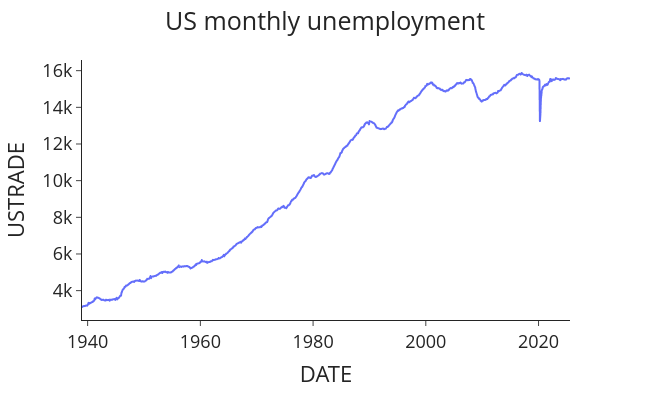

Source (notebook cell):
### Markdown cell above
The next case is one with an additive effect, but we run the code for the box-cox transformation anyway to examine the results and see whether or not the series has a multiplicative effect present.

### Code cell
url = "https://fred.stlouisfed.org/graph/fredgraph.csv?id=USTRADE"
us = pd.read_csv(url)
us['DATE'] = pd.to_datetime(us['observation_date'])
us = us.set_index('DATE')

# Plot the data
fig = px.line(us, x=us.index, y='USTRADE',
              labels=({'#US monthly unemployment': 'USTRADE', 'Month': 'DATE'}))

fig.update_layout(template="simple_white", font=dict(size=18),
                  title_text='US monthly unemployment', width=650, title_x=0.5, height=400)

fig.show()

### Figure 1 — Plotly figure (JSON) as saved in the notebook; plotly's stock layout.template omitted (floating-point values rounded to 4 significant figures; data arrays with more than 128 entries replaced by an {"elided": "..."} marker saying what was removed)
{"data": [{"hovertemplate": "DATE=%{x}<br>USTRADE=%{y}<extra></extra>", "legendgroup": "", "line": {"color": "#636efa", "dash": "solid"}, "marker": {"symbol": "circle"}, "mode": "lines", "name": "", "showlegend": false, "type": "scattergl", "x": {"elided": "1040 str values"}, "xaxis": "x", "y": {"elided": "1040 float values"}, "yaxis": "y"}], "layout": {"font": {"size": 18}, "height": 400, "legend": {"tracegroupgap": 0}, "margin": {"t": 60}, "title": {"text": "US monthly unemployment", "x": 0.5}, "width": 650, "xaxis": {"anchor": "y", "domain": [0, 1], "title": {"text": "DATE"}}, "yaxis": {"anchor": "x", "domain": [0, 1], "title": {"text": "USTRADE"}}}}
